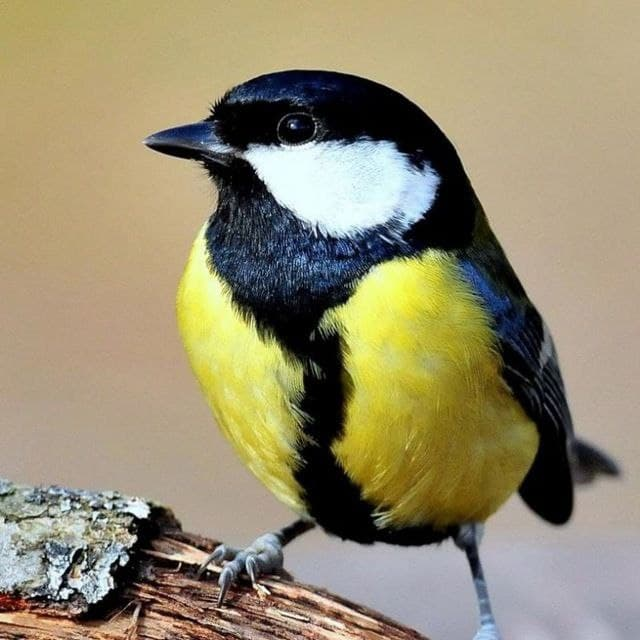
#> input picture images/lab2/Bird.jpg, 640 x 640 px
$ python Lab2.py
#> lines starting #> are read from the running program, lines starting #| are printed output that depends on the picture; after the words box and inside, x2 and y2 are one past the last pixel; in counts of white or black regions, pixels touching at a corner belong together
import matplotlib.pyplot as plt
from PIL import Image, ImageDraw

original = Image.open("images/lab2/Bird.jpg")
#> original is the input picture: PIL image 640x640 RGB; mean R, G, B 150, 140.6, 111.8
draw = ImageDraw.Draw(original)
width = original.size[0]
#> width = 640
height = original.size[1]
#> height = 640
convertData = original.convert("L").getdata()


def visualization(data, valuesX, valuesY):
    for i in data:
        valuesY[i] += 1
    plt.stem(valuesX, valuesY)
    plt.show()


def evaluation(widthImage, heightImage):
    areaH = widthImage * heightImage
    argH = areaH / 256.0

    z = 0
    intH = 0
    left = [0] * 256
    right = [0] * 256
    new = [0] * 256
    newList = []

    for j in range(255):
        left[j] = z
        intH += listY[j]

        while intH > argH:
            intH -= argH
            z += 1

        right[j] = z
        new[j] = int((right[j] + left[j]) / 2.0)

    for i in convertData:
        if left[i] == right[i]:
            newList.append(left[i])
        else:
            newList.append(new[i])
    return newList


def linearContrast(param, minValue, maxValue):
    return int(((param - minValue) / (maxValue - minValue)) * (255 - 0) + 0)


def putDataAndSave(datas, path, size):
    convertImage = Image.new("L", size)
    convertImage.putdata(datas)
    convertImage.save(path)


# starting values for histogram
listX = list(range(256))
listY = [0] * 256

# Visualization histogram
visualization(convertData, listX, listY)
#> in visualization, `plt.show()`:
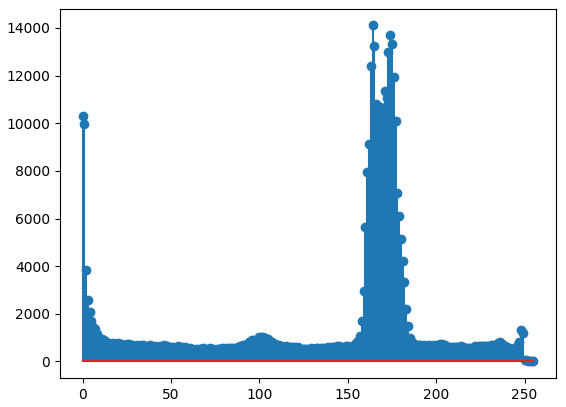
#> figure drawn by matplotlib, 1 panel; curve peaks at x = 164, y = 14109
putDataAndSave(convertData, "images/lab2/convertImageAfterConversion.png", original.size)
#> in putDataAndSave, `convertImage = Image.new("L", size)`: convertImage: PIL image 640x640 L; every value is 0
#> in putDataAndSave, `convertImage.putdata(datas)`:
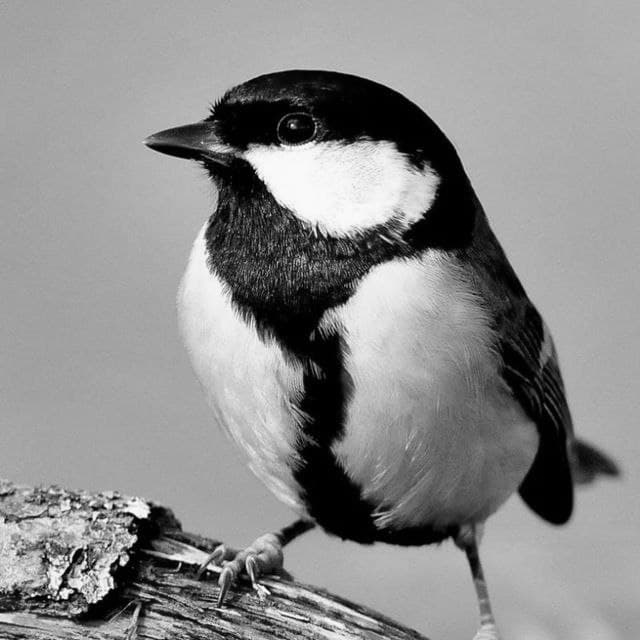
#> convertImage: PIL image 640x640 L; min 0, max 255, mean 140.1

# Equalization process and visualization histogram
newConvertData = evaluation(width, height)
#> the loop in evaluation, `for i in convertData:` made 409600 passes
#> i on passes 1 to 3: 160, 161, 162
#> after the loop in evaluation, `for i in convertData:`: newList = 409600 items
#> newConvertData = 409600 items
visualization(newConvertData, listX, listY)
#> the loop in visualization (call 2), `for i in data:` made 409600 passes
#> i on passes 1 to 3: 86, 90, 96
#> after the loop in visualization (call 2), `for i in data:`: valuesY = 256 values, max 26335 at index 175, min 473 at index 131, mean 3200
#> in visualization (call 2), `plt.show()`:
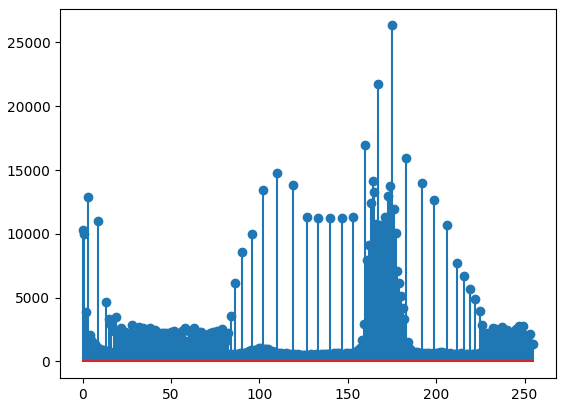
#> figure drawn by matplotlib, 1 panel; curve peaks at x = 175, y = 26335
putDataAndSave(newConvertData, "images/lab2/convertImageAfterEqualization.png", original.size)
#> call 2 of putDataAndSave, with size = (640, 640)
#> in putDataAndSave (call 2), `convertImage.putdata(datas)`:
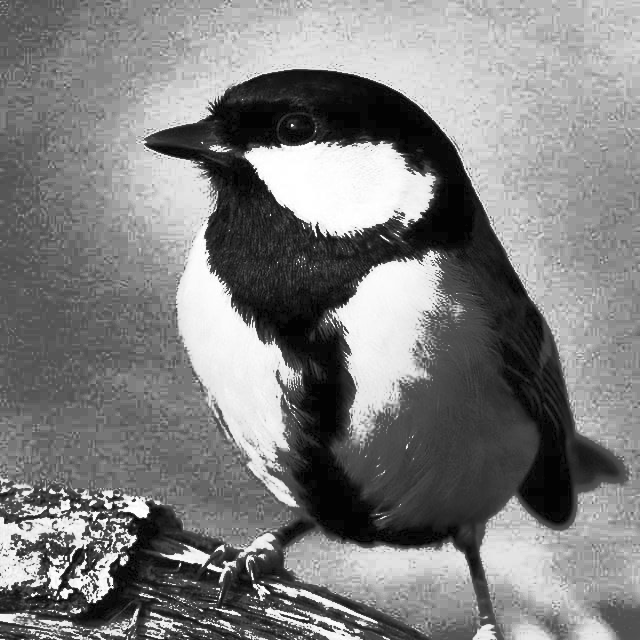
#> convertImage: PIL image 640x640 L; min 0, max 255, mean 127.2

# Linear contrast
minValue = min(convertData)
#> minValue = 0
maxValue = max(convertData)
#> maxValue = 255

listAfterLinearContrast = []
for i in convertData:
    listAfterLinearContrast.append(linearContrast(i, minValue, maxValue))
#> this loop made 409600 passes
#> after the loop, listAfterLinearContrast = 409600 items
putDataAndSave(listAfterLinearContrast, "images/lab2/convertImageAfterLinearContrast.png", original.size)

# Selecting bit planes
bitPlane1 = []
bitPlane2 = []
bitPlane3 = []
bitPlane4 = []
bitPlane5 = []
bitPlane6 = []
bitPlane7 = []
bitPlane8 = []

for i in convertData:
    temp = []
    for j in range(8):
        if i % 2 == 0:
            temp.append(0)
        else:
            temp.append(255)
        i /= 2
    bitPlane1.append(temp[0])
    bitPlane2.append(temp[1])
    bitPlane3.append(temp[2])
    bitPlane4.append(temp[3])
    bitPlane5.append(temp[4])
    bitPlane6.append(temp[5])
    bitPlane7.append(temp[6])
    bitPlane8.append(temp[7])
#> after the loop, bitPlane1 = 409600 items; bitPlane2 = 409600 items; bitPlane3 = 409600 items; bitPlane4 = 409600 items; bitPlane5 = 409600 items; bitPlane6 = 409600 items; bitPlane7 = 409600 items; bitPlane8 = 409600 items

putDataAndSave(bitPlane1, "images/lab2/convertImage1.png", original.size)
#> call 4 of putDataAndSave, with path = 'images/lab2/convertImage1.png', size = (640, 640)
#> in putDataAndSave (call 4), `convertImage.putdata(datas)`:
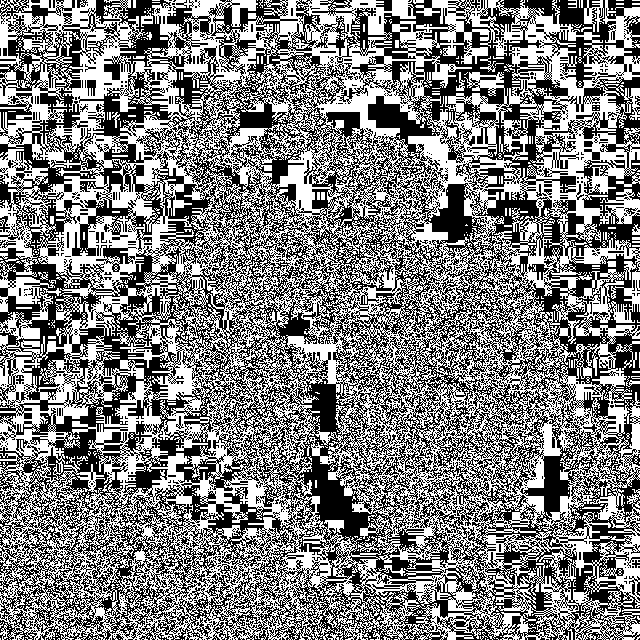
#> convertImage: PIL image 640x640 L; 50.1% white; 1211 black regions (1152 under 20 px), largest, box (x1, y1, x2, y2) and area: (0, 0, 640, 640) 197542, (96, 245, 137, 272) 410, (606, 0, 640, 19) 325
putDataAndSave(bitPlane2, "images/lab2/convertImage2.png", original.size)
#> in putDataAndSave (call 5), `convertImage.putdata(datas)`:
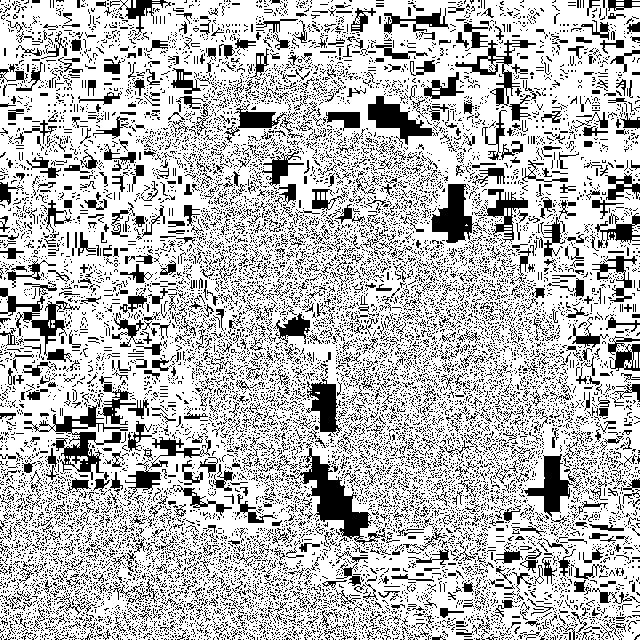
#> convertImage: PIL image 640x640 L; 73.5% white; 14899 black regions (14098 under 20 px), largest, box (x1, y1, x2, y2) and area: (290, 448, 386, 547) 2423, (24, 405, 128, 480) 1756, (431, 184, 474, 243) 1417
putDataAndSave(bitPlane3, "images/lab2/convertImage3.png", original.size)
#> in putDataAndSave (call 6), `convertImage.putdata(datas)`: convertImage: PIL image 640x640 L; 85.7% white; 14674 black regions (14441 under 20 px), largest, box (x1, y1, x2, y2) and area: (303, 448, 370, 539) 2204, (431, 184, 472, 243) 1401, (368, 96, 435, 144) 1296
putDataAndSave(bitPlane4, "images/lab2/convertImage4.png", original.size)
#> in putDataAndSave (call 7), `convertImage.putdata(datas)`: convertImage: PIL image 640x640 L; 91.2% white; 9306 black regions (9163 under 20 px), largest, box (x1, y1, x2, y2) and area: (303, 448, 370, 539) 2202, (431, 184, 472, 243) 1399, (368, 96, 434, 144) 1293
putDataAndSave(bitPlane5, "images/lab2/convertImage5.png", original.size)
#> in putDataAndSave (call 8), `convertImage.putdata(datas)`: convertImage: PIL image 640x640 L; 95.2% white; 4851 black regions (4797 under 20 px), largest, box (x1, y1, x2, y2) and area: (303, 448, 369, 539) 2201, (431, 184, 472, 243) 1399, (368, 96, 434, 144) 1293
putDataAndSave(bitPlane6, "images/lab2/convertImage6.png", original.size)
putDataAndSave(bitPlane7, "images/lab2/convertImage7.png", original.size)
putDataAndSave(bitPlane8, "images/lab2/convertImage8.png", original.size)
#> in putDataAndSave (call 11), `convertImage.putdata(datas)`:
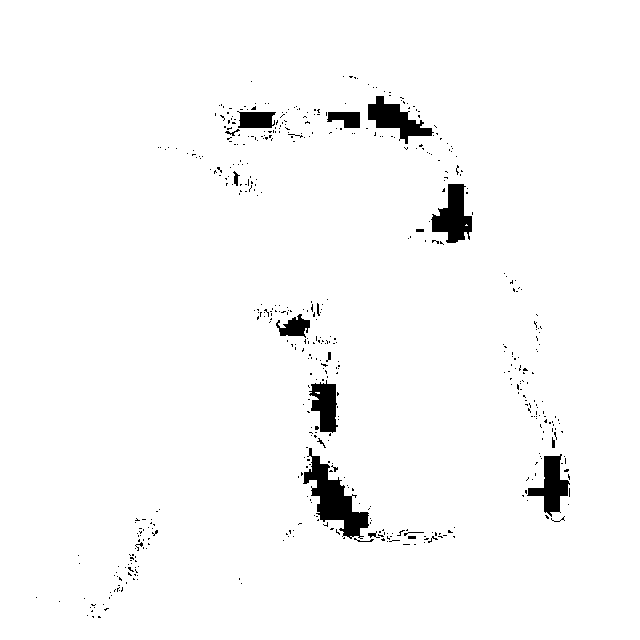
#> convertImage: PIL image 640x640 L; 97.5% white; 516 black regions (495 under 20 px), largest, box (x1, y1, x2, y2) and area: (303, 448, 369, 539) 2201, (431, 184, 472, 243) 1399, (368, 96, 434, 144) 1293

$ run again, with images/lab2/convertImageHistogram.png saved as images/lab2/Bird.jpg
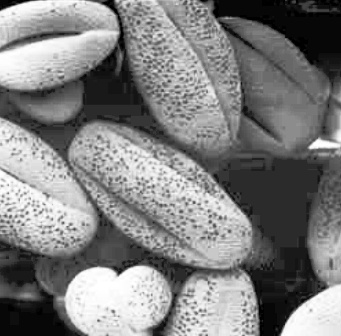
#> input picture images/lab2/convertImageHistogram.png, 341 x 336 px
#> original is the input picture: PIL image 341x336 L; min 0, max 255, mean 127.3
#> the loop in evaluation, `for i in convertData:` made 114576 passes
#> i on passes 1 to 3: 7, 6, 8
#> after the loop in evaluation, `for i in convertData:`: newList = 114576 items
#> the loop in visualization (call 2), `for i in data:` made 114576 passes
#> i on passes 1, 3, 4: 7, 12, 7
#> after the loop in visualization (call 2), `for i in data:`: valuesY = 256 values, max 10308 at index 43, min 14 at index 38, mean 895.1
#> in visualization (call 2), `plt.show()`:
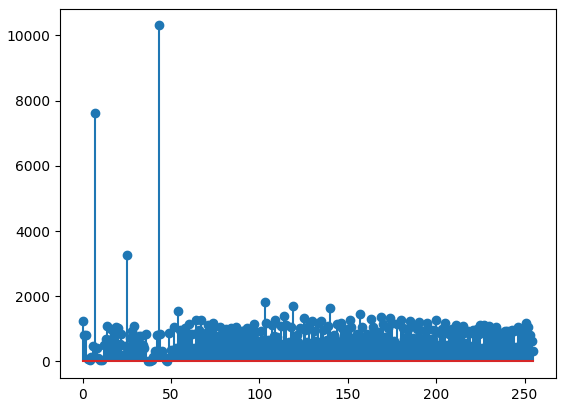
#> figure drawn by matplotlib, 1 panel; curve peaks at x = 43, y = 10308
#> minValue = 0
#> maxValue = 255
#> the loop `for i in convertData:` made 114576 passes
#> after the loop `for i in convertData:`: listAfterLinearContrast = 114576 items
#> in putDataAndSave (call 11), `convertImage.putdata(datas)`:
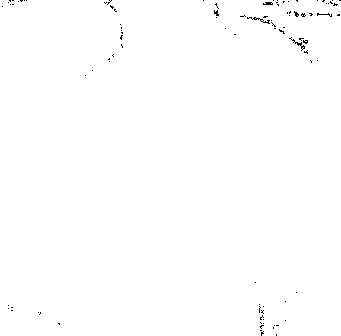
#> convertImage: PIL image 341x336 L; 99.6% white; black in thin lines or dots
